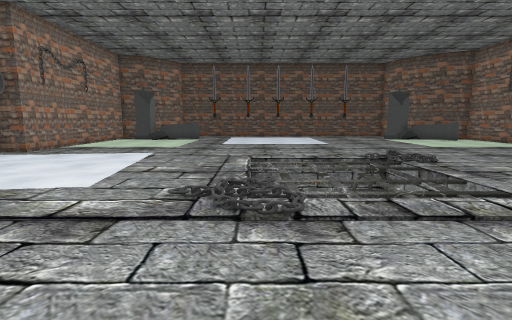
view 1 (above)

18 first-person views from a walk through a 3-D level made in the Unity game engine. The camera is 1.3 m above the floor, tilts 8° down and sees 85° across. The floor is counted in squares, 1 m on a side. Each view is taken from the middle of a square. On the plan, view 1 faces up. The plan holds only what a view shows up to about 13 squares ahead; the rest is blank. The place goes on beyond the plan. The player character is not drawn.

view 2
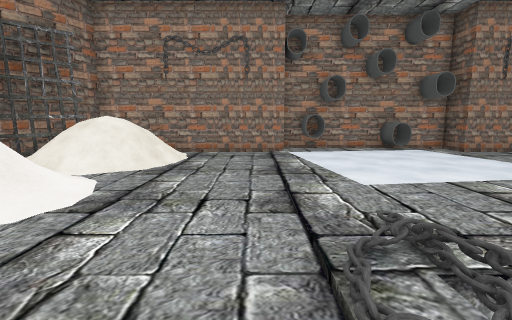

view 3
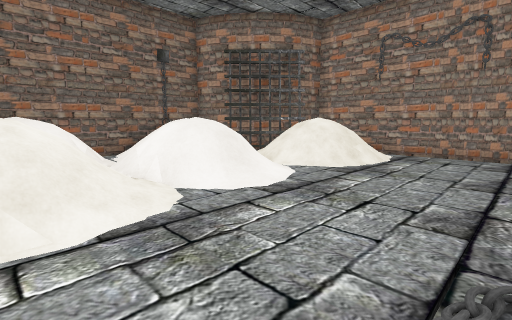

view 4
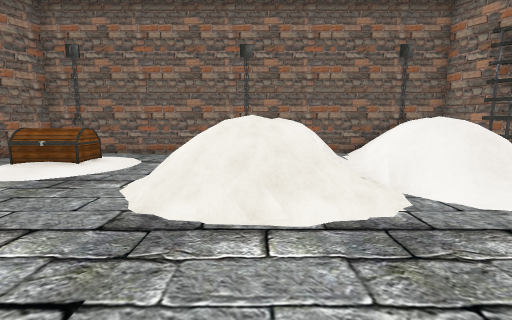

view 5
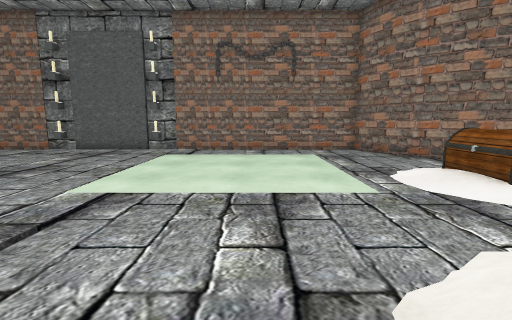

view 6
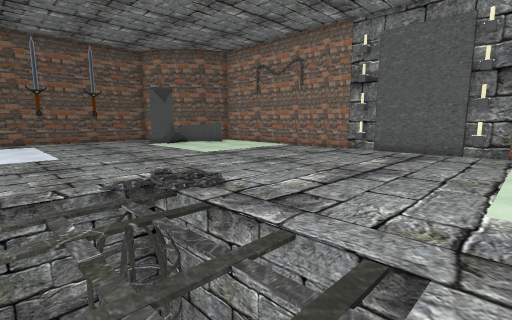

view 7
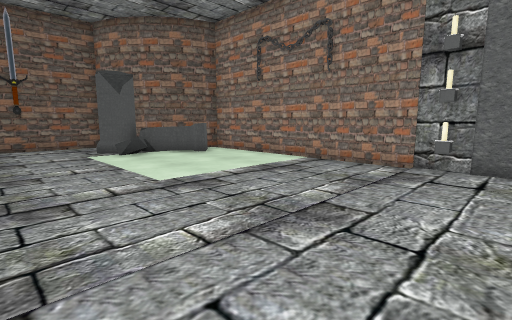

view 8
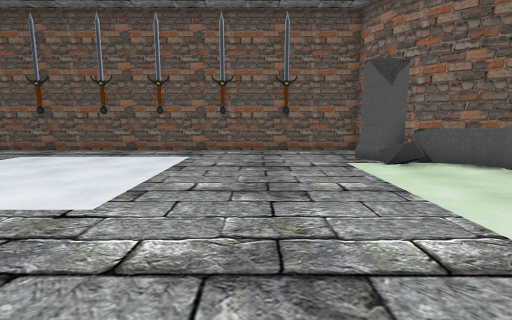

view 9
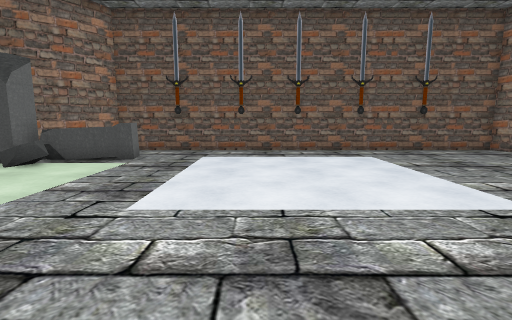

view 10
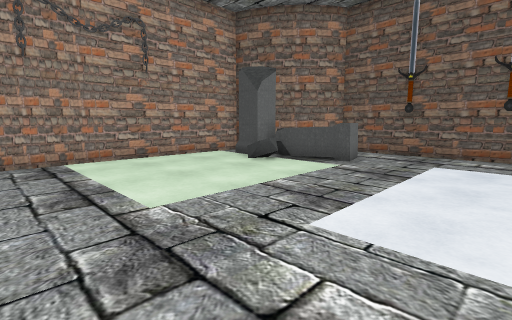

view 11
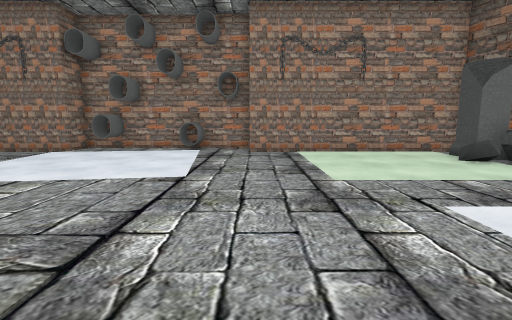

view 12
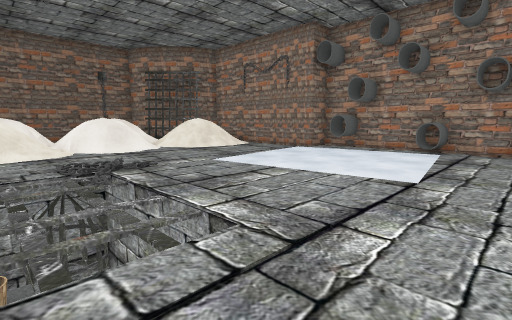

view 13
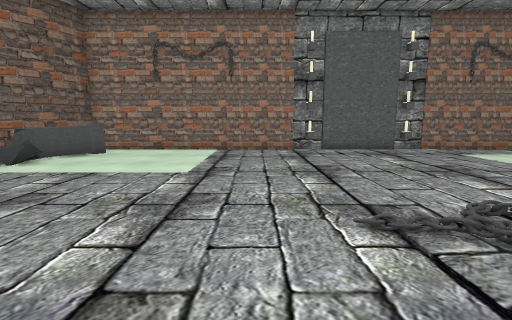

view 14
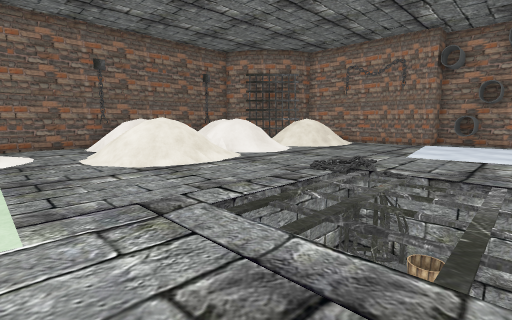

view 15
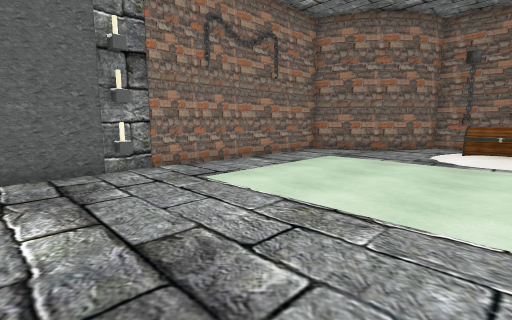

view 16
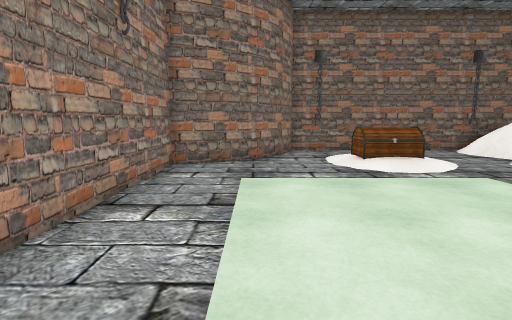

view 17
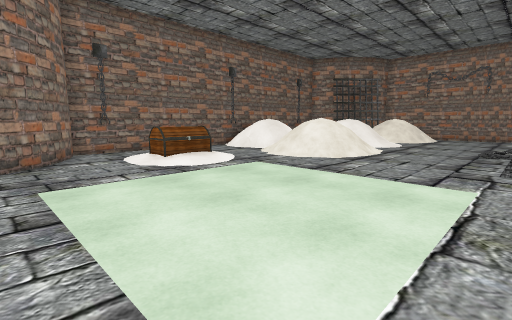

view 18
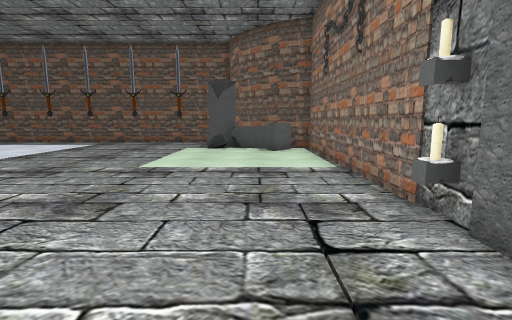

### Floor plan
Key: @ floor where view 1 was taken; # wall or solid block; . floor; / step, stairs or slope; v drop or lower ground; C chest; A candle; S sword; O other object.
Columns run from 12 left of view 1 to 15 right of it. Each row starts with its distance up from view 1.
 24       O################
 23      OO....S..S....S...O
 22     OO ................O
 21   OOO   O.............#
 20   #.##OOO..     ......#O OO
 19   # #OO ...    .......OOOO #
 18   #     ...    .......   O #
 17   #     ...    .......     #
 16   #     ...    .......    .#
 15   #     ..............    .#
 14   #........................#
 13   #........................#
 12  ##........................#
 11  #.............../.........#
 10  #.............../........A#
  9 OOO     ....v    /.........#
  8  #.     ....v    ..........#
  7  #.     ....v    ..........#
  6  OO     ....v    ..........#
  5  OO  .......v    .........OO
  4  ##........................#
  3   #.................    ...#
  2   #.................    ...#
  1   #.................    ...#
  0   #/  /.....@/ /....    ...#
 -1   #    //       /..........#
 -2   #              ..........#
 -3   #             /.. C......#
 -4   OOO#          ...OOO...OO#
 -5     OO#         ...O ...OO
 -6      OO         .... ..OO
 -7       O   /.  //.......O
 -8       O#################

Positions as (right, up) in squares from view 1, and headings:
1: (0, 0), facing up
2: (2, 3), facing left
3: (2, 4), facing down-left
4: (2, 4), facing down
5: (2, 1), facing right
6: (2, 4), facing up-right
7: (6, 8), facing up-right
8: (6, 11), facing up
9: (0, 11), facing up
10: (0, 12), facing up-left
11: (2, 12), facing left
12: (2, 12), facing down-left
13: (2, 12), facing right
14: (7, 8), facing down-left
15: (7, 8), facing down-right
16: (12, 5), facing down
17: (13, 5), facing down-left
18: (12, 6), facing up
